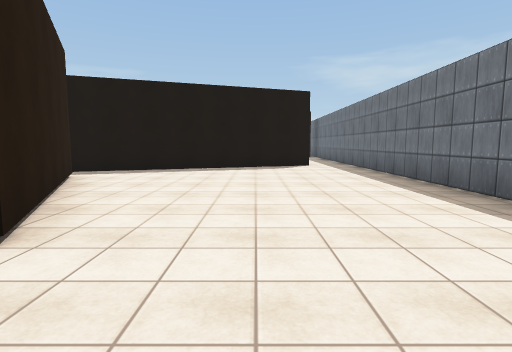
[1] (above)

24 first-person views from a walk through a 3-D level made in the Unity game engine. The camera is 1.4 m above the floor, tilts 6° down and sees 80° across. The floor is counted in squares, 2 m on a side. Each view is taken from the middle of a square. On the plan, view 1 faces up. The plan holds only what a view shows up to about 10 squares ahead; the rest is blank. The place goes on beyond the plan. The player character is not drawn. Some surface patterns are stand-ins.

[2]
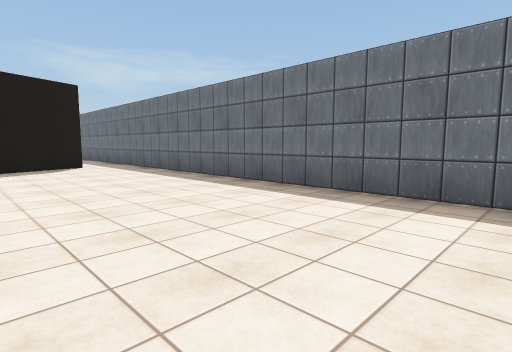

[3]
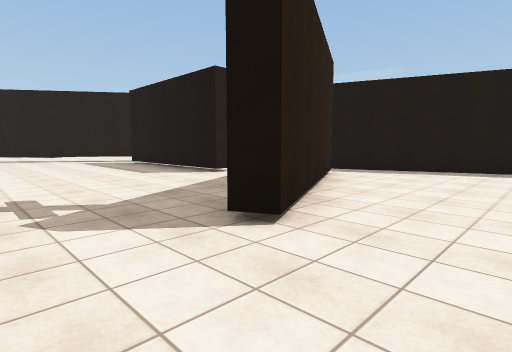

[4]
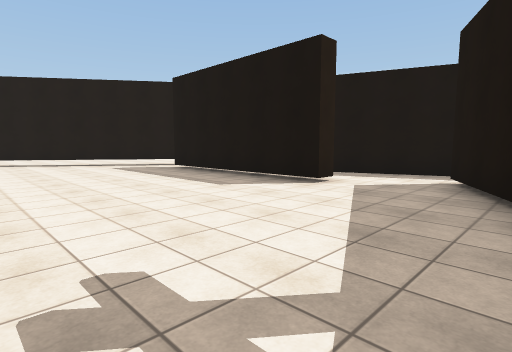

[5]
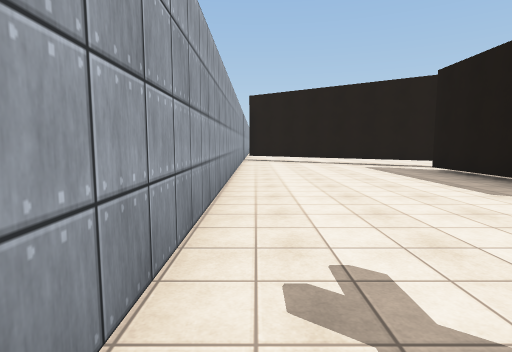

[6]
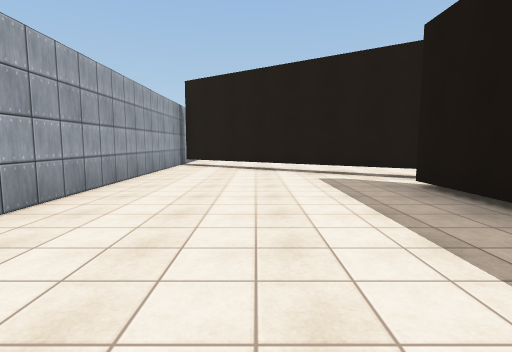

[7]
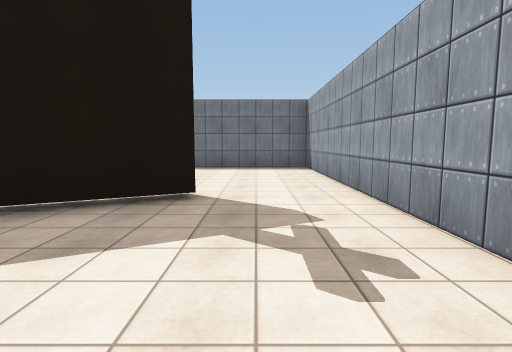

[8]
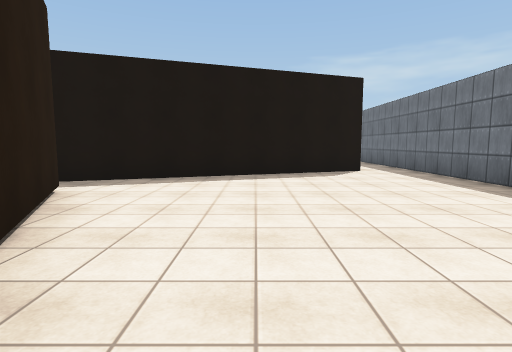

[9]
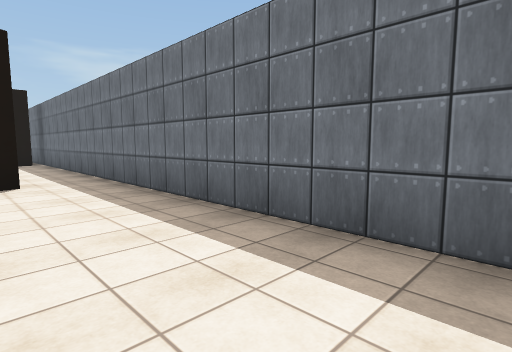

[10]
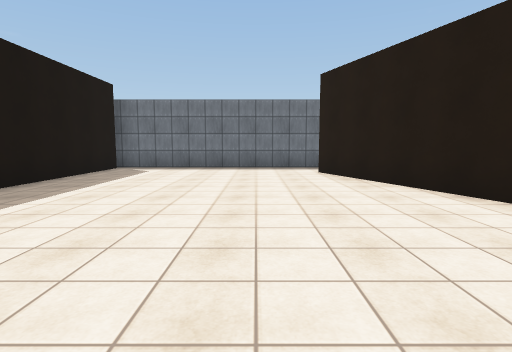

[11]
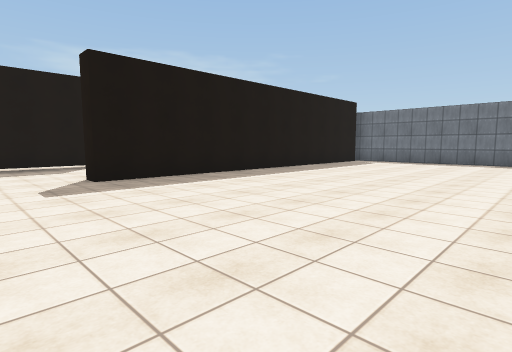

[12]
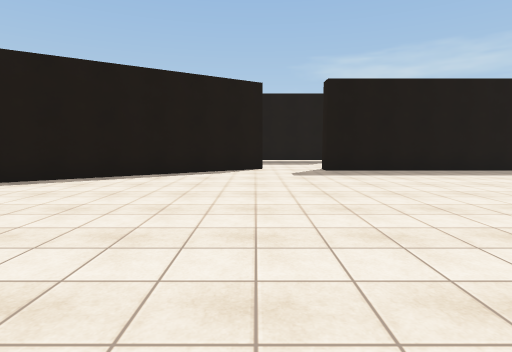

[13]
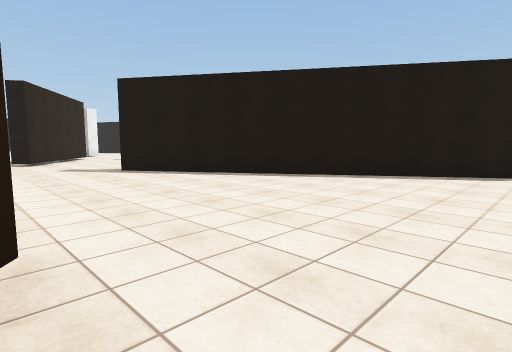

[14]
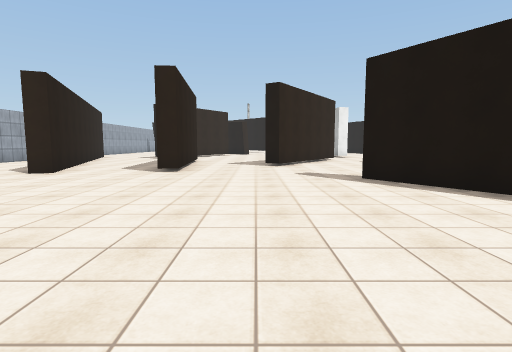

[15]
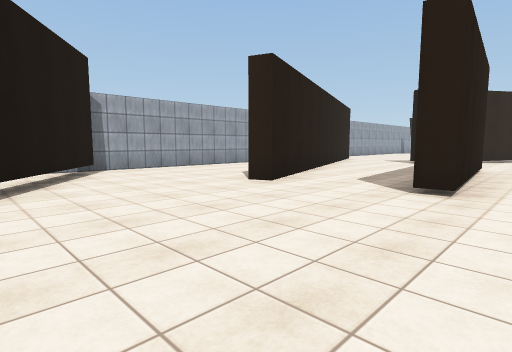

[16]
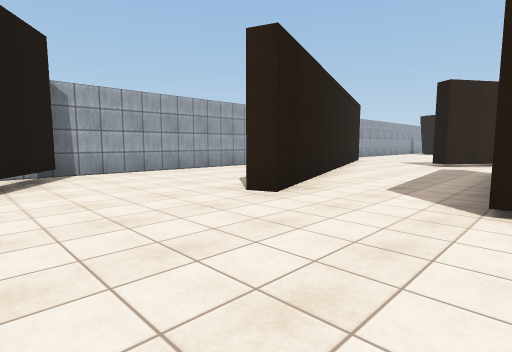

[17]
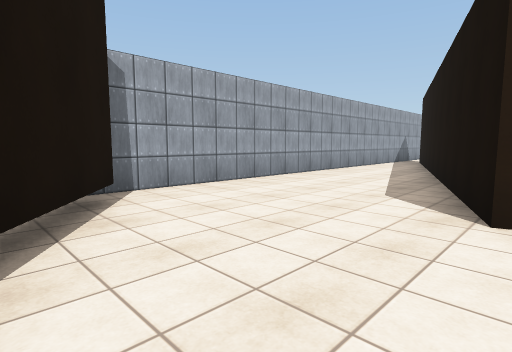

[18]
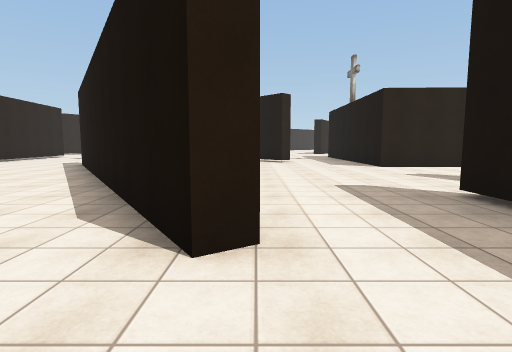

[19]
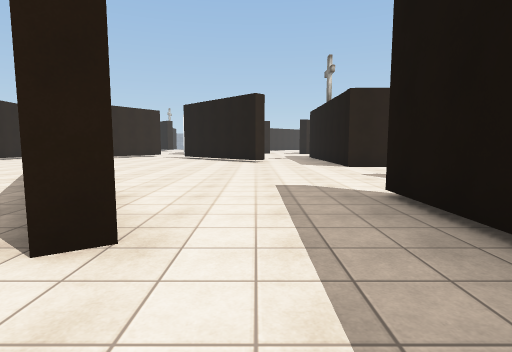

[20]
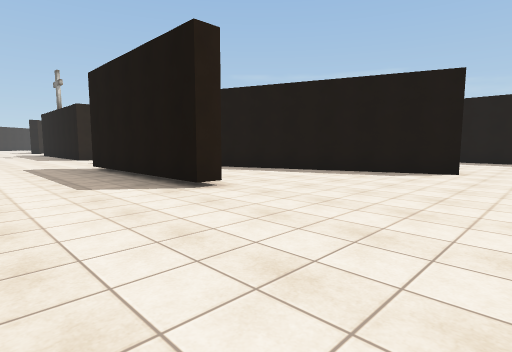

[21]
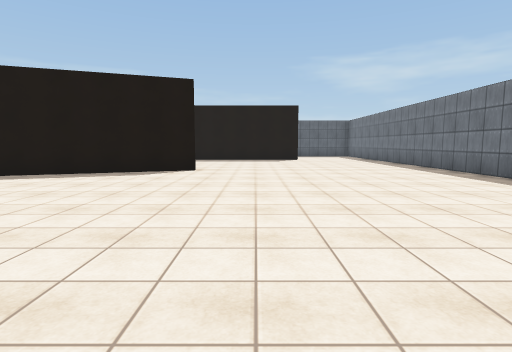

[22]
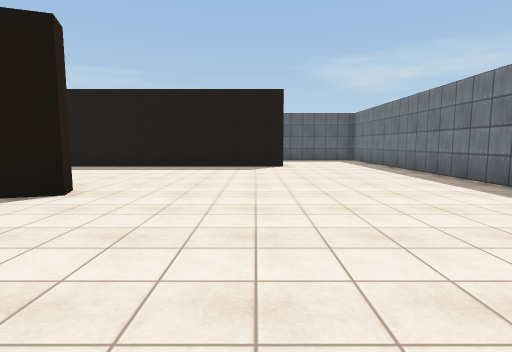

[23]
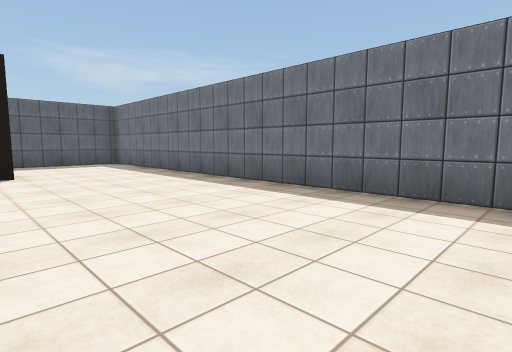

[24]
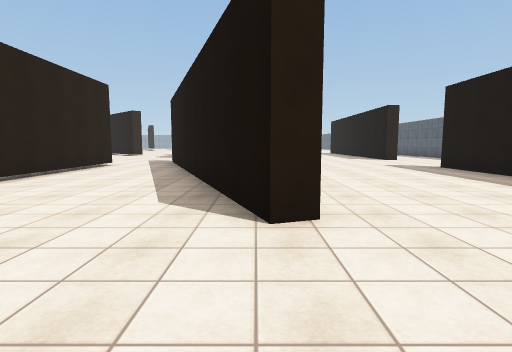

### Floor plan
Key: @ floor where view 1 was taken; # wall or solid block; . floor; T thing the floor can be seen under or through.
Columns run from 25 left of view 1 to 4 right of it. Each row starts with its distance up from view 1.
 35                          ###
 34                          ...
 33                          ....#
 32                          ....#
 31                ##########....#
 30               ...............#
 29               ...............#
 28               ...............#
 27               ...............#
 26                   ...........#
 25                    ###.......#
 24                 ####.........#
 23         #.    ###............#
 22         #...  ..............
 21         #.... ..............
 20         ......#####........
 19         ..................
 18         .................
 17         .......##.......
 16         ......##..##########.#
 15         ....###..............#
 14         ...##................#
 13          ###.................#
 12     ... ##...................#
 11     .........................#
 10     #...................###..#
  9     ..............    ###....#
  8     ..........#..  ####......#
  7 ....###......     ##.........#
  6 ..###....... #    ...#.......#
  5 ............T.#####..##......#
  4 ......#.... T.........#......#
  3 ...####...##..........#......#
  2 ####......#...........##.....#
  1 #........##..................#
  0 .........#...............@...#
 -1 ##############################

Positions as (right, up) in squares from view 1, and headings:
1: (0, 0), facing up
2: (-1, 0), facing up-right
3: (0, 0), facing up-left
4: (-3, 0), facing up-left
5: (-3, 0), facing left
6: (-6, 2), facing left
7: (-6, 1), facing right
8: (-1, 2), facing up
9: (1, 4), facing up-right
10: (-6, 12), facing right
11: (-9, 10), facing up-right
12: (-9, 8), facing up
13: (-9, 8), facing up-left
14: (-11, 9), facing left
15: (-14, 8), facing down-left
16: (-15, 7), facing down-left
17: (-15, 4), facing down-left
18: (-7, 17), facing left
19: (-7, 18), facing left
20: (-2, 17), facing up-left
21: (-2, 17), facing up
22: (-1, 21), facing up
23: (-1, 23), facing up-right
24: (-1, 25), facing left
